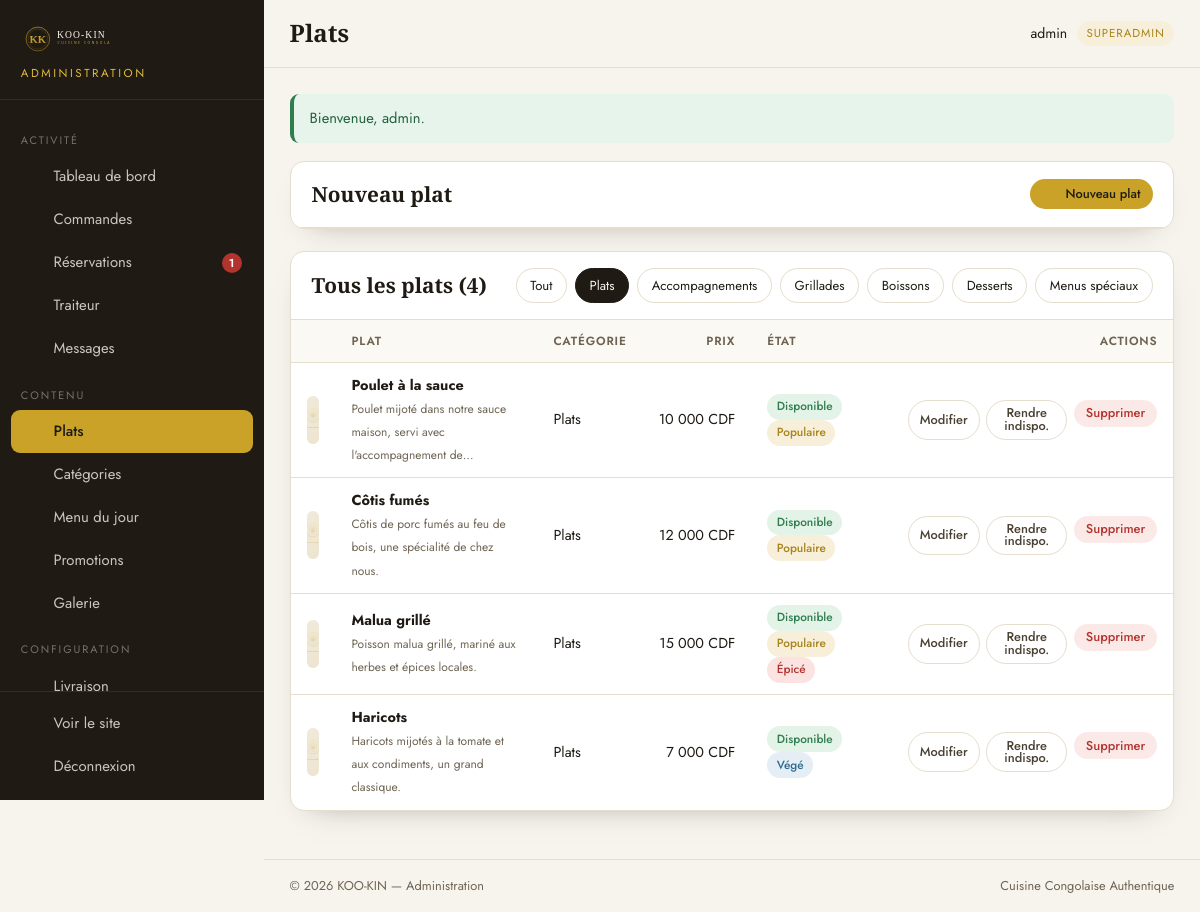
The app's page /admin/plats.php?cat=1 (signed in), older data.
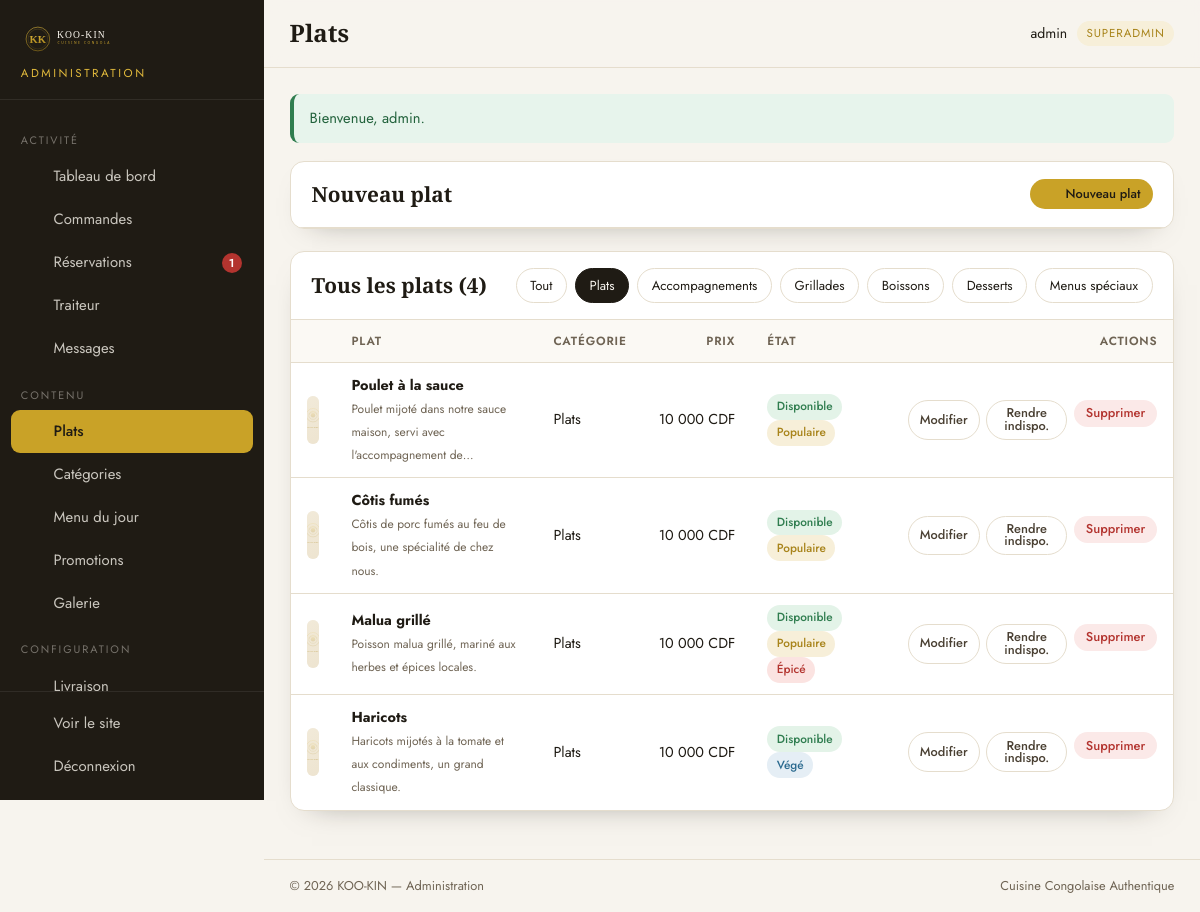
The same page, newer data.
### tables this page shows
CREATE TABLE `categories` (
  `id` INT UNSIGNED NOT NULL AUTO_INCREMENT,
  `nom` VARCHAR(100) NOT NULL,
  `slug` VARCHAR(100) NOT NULL,
  `description` VARCHAR(255) NULL,
  `icone` VARCHAR(50) NULL,
  `ordre` INT NOT NULL DEFAULT 0,
  `actif` TINYINT(1) NOT NULL DEFAULT 1,
  PRIMARY KEY (`id`),
  UNIQUE KEY `uq_categories_slug` (`slug`)
);

CREATE TABLE `plats` (
  `id` INT UNSIGNED NOT NULL AUTO_INCREMENT,
  `categorie_id` INT UNSIGNED NOT NULL,
  `nom` VARCHAR(150) NOT NULL,
  `slug` VARCHAR(150) NOT NULL,
  `description` TEXT NULL,
  `prix` INT UNSIGNED NOT NULL,
  `photo` VARCHAR(255) NULL,
  `disponible` TINYINT(1) NOT NULL DEFAULT 1,
  `populaire` TINYINT(1) NOT NULL DEFAULT 0,
  `vegan` TINYINT(1) NOT NULL DEFAULT 0,
  `épicé` TINYINT(1) NOT NULL DEFAULT 0,
  `ordre` INT NOT NULL DEFAULT 0,
  `created_at` DATETIME NOT NULL DEFAULT CURRENT_TIMESTAMP,
  PRIMARY KEY (`id`),
  UNIQUE KEY `uq_plats_slug` (`slug`),
  KEY `fk_plats_categorie` (`categorie_id`),
  CONSTRAINT `fk_plats_categorie` FOREIGN KEY (`categorie_id`)
    REFERENCES `categories` (`id`) ON DELETE CASCADE ON UPDATE CASCADE
);

CREATE TABLE `parametres_site` (
  `id` INT UNSIGNED NOT NULL AUTO_INCREMENT,
  `cle` VARCHAR(100) NOT NULL,
  `valeur` TEXT NULL,
  `description` VARCHAR(255) NULL,
  PRIMARY KEY (`id`),
  UNIQUE KEY `uq_parametres_cle` (`cle`)
);

### classes/core/Config.php (called while the page is built, shortened)
<?php
class Config
{
    private static ?array $items = null;
    public static function load(array $data): void
    {
        self::$items = $data;
    }
    public static function get(string $key, mixed $default = null): mixed
    {
        $segments = explode('.', $key);
        $value = self::$items;
        foreach ($segments as $segment) {
            if (!is_array($value) || !array_key_exists($segment, $value)) {
                return $default;
            }
            $value = $value[$segment];
        }
        return $value;
    }
}

### includes/functions.php (called while the page is built, shortened)
<?php
function config(string $key, mixed $default = null): mixed
{
    return Config::get($key, $default);
}
function db(): ?Database
{
    try {
        return Database::instance();
    } catch (\Throwable) {
        return null;
    }
}
function e(mixed $value): string
{
    return htmlspecialchars((string) $value, ENT_QUOTES, 'UTF-8');
}
function url(string $path = ''): string
{
    $base = rtrim((string) config('app.url'), '/');
    if (!str_starts_with($path, '/')) {
        $path = '/' . $path;
    }
    return $base . $path;
}
function image_url(?string $path, ?string $defaut = null): string
{
    return url('assets/img/placeholders/' . ($defaut ?? 'plat.svg'));
}
function plat_photo(?string $photo): string
{
    return image_url($photo, 'plat.svg');
}
function format_prix(float|int $montant): string
{
    $devise = (string) (param('devise') ?: 'CDF');
    return number_format((float) $montant, 0, ',', ' ') . ' ' . $devise;
}
function param(string $cle, mixed $default = null): mixed
{
    $row = db()?->one('SELECT `valeur` FROM parametres_site WHERE `cle` = ?', [$cle]);
    return $row === null ? $default : $row['valeur'];
}

### admin/includes/init.php (called while the page is built, shortened)
<?php
function admin_url(string $path = ''): string
{
    return url('admin/' . ltrim($path, '/'));
}
function admin_entier(mixed $valeur, int $defaut = 0): int
{
    return filter_var($valeur, FILTER_VALIDATE_INT) !== false ? (int) $valeur : $defaut;
}

### classes/core/Session.php (called while the page is built, shortened)
<?php
class Session
{
    public static function get(string $key, mixed $default = null): mixed
    {
        return $_SESSION[$key] ?? $default;
    }
}

### classes/core/Auth.php (called while the page is built, shortened)
<?php
class Auth
{
    public static function id(): ?int
    {
        $admin = Session::get(self::KEY);
        return $admin['id'] ?? null;
    }
    public static function user(): ?array
    {
        return Session::get(self::KEY);
    }
    public static function verifier(): bool
    {
        $admin = db()->one('SELECT id, username, role, actif FROM admins WHERE id = ? LIMIT 1', [self::id()]);
        return true;
    }
    public static function requireLogin(string $redirect = '/admin/login.php'): void
    {
        if (!self::verifier()) {
            Flash::error('Veuillez vous connecter pour accéder à l\'administration.');
            redirect($redirect);
        }
    }
}

### classes/core/Database.php (called while the page is built, shortened)
<?php
class Database
{
    private static ?Database $instance = null;
    private PDO $pdo;
    private function __construct(array $cfg)
    {
        $dsn = sprintf(
            'mysql:host=%s;port=%d;dbname=%s;charset=%s',
            $cfg['host'],
            $cfg['port'],
            $cfg['name'],
            $cfg['charset']
        );
        try {
            $this->pdo = new PDO($dsn, $cfg['user'], $cfg['pass'], [
                PDO::ATTR_ERRMODE            => PDO::ERRMODE_EXCEPTION,
                PDO::ATTR_DEFAULT_FETCH_MODE => PDO::FETCH_ASSOC,
                PDO::ATTR_EMULATE_PREPARES   => false,
            ]);
        } catch (PDOException $e) {
            throw new RuntimeException('Connexion à la base de données impossible : ' . $e->getMessage());
        }
    }
    public static function init(array $cfg): void
    {
        if (self::$instance === null) {
            self::$instance = new self($cfg);
        }
    }
    public static function instance(): self
    {
        return self::$instance;
    }
    public function run(string $sql, array $params = []): \PDOStatement
    {
        $stmt = $this->pdo->prepare($sql);
        $stmt->execute($params);
        return $stmt;
    }
    public function all(string $sql, array $params = []): array
    {
        return $this->run($sql, $params)->fetchAll();
    }
    public function one(string $sql, array $params = []): ?array
    {
        $row = $this->run($sql, $params)->fetch();
        return $row === false ? null : $row;
    }
}

### admin/plats.php (the view, shortened to what the rows shown need)
<?php
require __DIR__ . '/includes/init.php';
Auth::requireLogin();
$categories = db()->all('SELECT id, nom FROM categories ORDER BY ordre, id');
$editId = admin_entier($_GET['edit'] ?? 0);
$plat = $editId > 0 ? db()->one('SELECT * FROM plats WHERE id = ?', [$editId]) : null;
$categorieFiltre = admin_entier($_GET['cat'] ?? 0);
if ($categorieFiltre > 0) {
    $plats = db()->all(
        'SELECT p.*, c.nom AS categorie_nom FROM plats p JOIN categories c ON c.id = p.categorie_id WHERE p.categorie_id = ? ORDER BY c.ordre, p.ordre, p.id',
        [$categorieFiltre]
    );
} else {
    $plats = db()->all('SELECT p.*, c.nom AS categorie_nom FROM plats p JOIN categories c ON c.id = p.categorie_id ORDER BY c.ordre, p.ordre, p.id');
}
$admin_titre = 'Plats';
require __DIR__ . '/includes/header.php';
?>
<div class="adm-carte">
    <div class="adm-carte__entete">
        <h2><?= $plat ? 'Modifier un plat' : 'Nouveau plat' ?></h2>
    </div>
</div>
<div class="adm-carte">
    <div class="adm-carte__entete">
        <h2>Tous les plats (<?= count($plats) ?>)</h2>
        <div class="adm-actions">
            <a href="<?= e(admin_url('plats.php')) ?>" class="adm-filtre <?= $categorieFiltre === 0 ? 'actif' : '' ?>">Tout</a>
            <?php foreach ($categories as $c): ?>
                <a href="<?= e(admin_url('plats.php?cat=' . (int) $c['id'])) ?>" class="adm-filtre <?= $categorieFiltre === (int) $c['id'] ? 'actif' : '' ?>"><?= e($c['nom']) ?></a>
            <?php endforeach; ?>
        </div>
    </div>
    <div class="adm-carte__corps adm-carte__corps--serre">
        <?php if ($plats): ?>
            <div class="adm-table__wrap">
                <table class="adm-table">
                    <thead>
                        <tr><th></th><th>Plat</th><th>Catégorie</th><th class="num">Prix</th><th>État</th><th class="num">Actions</th></tr>
                    </thead>
                    <tbody>
                        <?php foreach ($plats as $p): ?>
                            <tr>
                                <td><img class="adm-table__media" src="<?= e(plat_photo($p['photo'])) ?>" alt=""></td>
                                <td>
                                    <strong><?= e($p['nom']) ?></strong>
                                    <?php if ($p['description']): ?><br><small style="color:var(--brun-doux)"><?= e(mb_strimwidth($p['description'], 0, 70, '…')) ?></small><?php endif; ?>
                                </td>
                                <td><?= e($p['categorie_nom']) ?></td>
                                <td class="num"><?= e(format_prix((int) $p['prix'])) ?></td>
                                <td>
                                    <?php if ((int) $p['disponible'] === 1): ?>
                                        <span class="adm-badge adm-badge--succes">Disponible</span>
                                    <?php else: ?>
                                        <span class="adm-badge adm-badge--erreur">Indisponible</span>
                                    <?php endif; ?>
                                    <?php if ((int) $p['populaire'] === 1): ?><span class="adm-badge adm-badge--or">Populaire</span><?php endif; ?>
                                    <?php if ((int) $p['vegan'] === 1): ?><span class="adm-badge adm-badge--info">Végé</span><?php endif; ?>
                                    <?php if ((int) $p['épicé'] === 1): ?><span class="adm-badge adm-badge--erreur">Épicé</span><?php endif; ?>
                                </td>
                                <td>
                                    <div class="adm-table__actions">
                                        <a href="<?= e(admin_url('plats.php?edit=' . (int) $p['id'])) ?>" class="adm-btn adm-btn--contour adm-btn--sm">Modifier</a>
                                        <form method="post" action="<?= e(admin_url('plats.php')) ?>">
                                            <button type="submit" class="adm-btn adm-btn--contour adm-btn--sm"><?= (int) $p['disponible'] === 1 ? 'Rendre indispo.' : 'Rendre dispo.' ?></button>
                                        </form>
                                        <form method="post" action="<?= e(admin_url('plats.php')) ?>" data-confirm="Supprimer définitivement « <?= e($p['nom']) ?> » ?">
                                            <button type="submit" class="adm-btn adm-btn--danger adm-btn--sm">Supprimer</button>
                                        </form>
                                    </div>
                                </td>
                            </tr>
                        <?php endforeach; ?>
                    </tbody>
                </table>
            </div>
        <?php else: ?>
            <div class="adm-vide"><strong>Aucun plat</strong>Ajoutez votre premier plat pour commencer.</div>
        <?php endif; ?>
    </div>
</div>
<?php require __DIR__ . '/includes/footer.php';

### admin/includes/header.php (shortened to what the rows shown need)
<?php
$admin = Auth::user();
$admin_titre = $admin_titre ?? 'Tableau de bord';
?>
<!doctype html>
<html lang="fr">
<head>
    <link rel="stylesheet" href="<?= e(admin_url('assets/css/admin.css')) ?>">
</head>
<body>
<div class="adm">
    <div class="adm-main">
        <header class="adm-topbar">
            <h1 class="adm-topbar__titre"><?= e($admin_titre) ?></h1>
            <a href="<?= e(admin_url('compte.php')) ?>" class="adm-topbar__user" title="Mon compte">
                <span><?= e((string) ($admin['username'] ?? 'admin')) ?></span>
                <span class="adm-role"><?= e((string) ($admin['role'] ?? 'admin')) ?></span>
            </a>
        </header>
        <main class="adm-content">

### admin/includes/footer.php (shortened to what the rows shown need)
        </main>
        <footer class="adm-pied">
            <span>© <?= date('Y') ?> KOO-KIN — Administration</span>
            <span><?= e((string) param('site_slogan', 'Cuisine Congolaise Authentique')) ?></span>
        </footer>
    </div>
</div>
</body>
</html>

Row changes from the older to the newer data that the page shows:
changed plats "Côtis fumés": prix.valeur "12 000 CDF" → "10 000 CDF"
changed plats "Malua grillé": prix.valeur "15 000 CDF" → "10 000 CDF"
changed plats "Haricots": prix.valeur "7 000 CDF" → "10 000 CDF"
